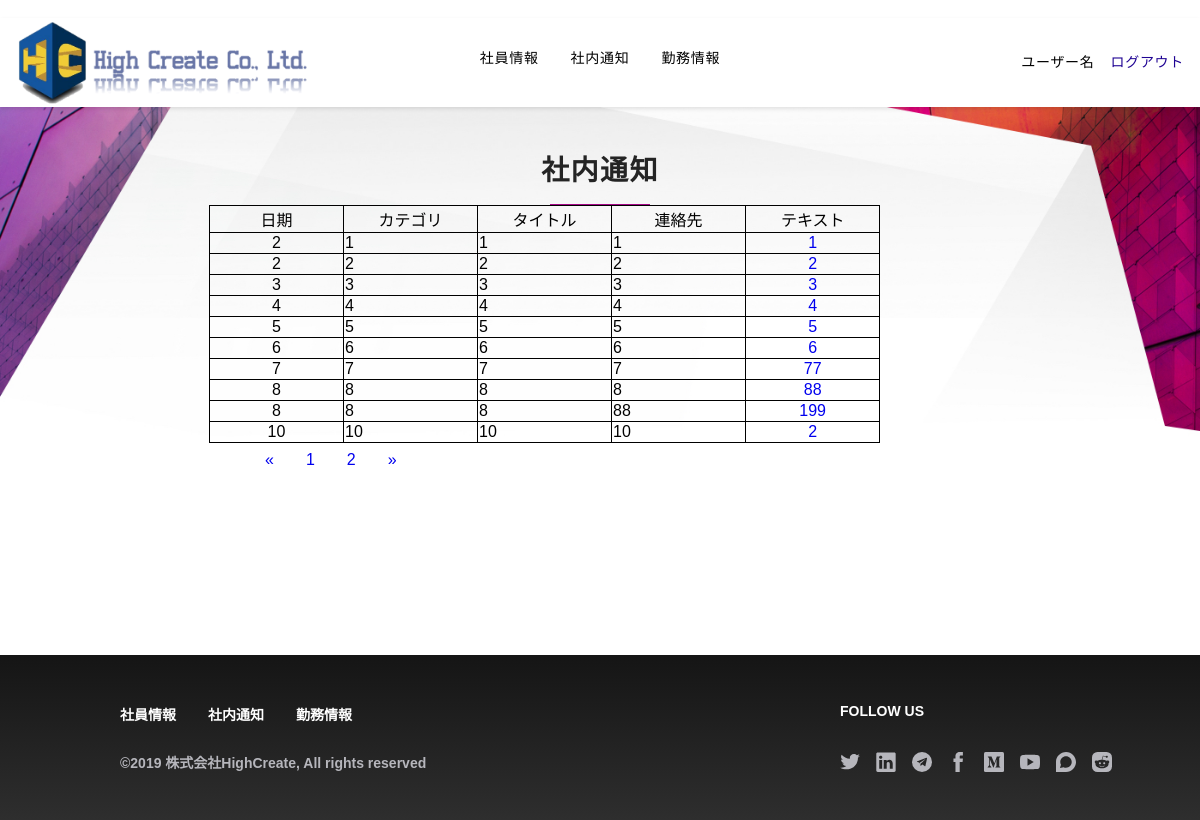
Page /notice/ (signed in) on the committed database.
### homepage/models.py (models this page shows)
class noticeInfo(models.Model):
    userId = models.CharField(primary_key=True, max_length=20, verbose_name='userId')
    userName = models.CharField(blank=True, max_length=100, verbose_name='userName')
    userData = models.CharField(blank=True, max_length=100, verbose_name='userData')
    userCategory = models.CharField(blank=True, max_length=100, verbose_name='userCategory')
    userTitle = models.CharField(blank=True, max_length=100, verbose_name='userTitle')
    userContact = models.CharField(blank=True, max_length=100, verbose_name='userContact')
    userText = models.CharField(blank=True, max_length=200, verbose_name='userText')
    class Meta:
        managed = False
        db_table = 'noticeInfo'

### homepage/officeviews.py (the view)
# urls.py: path('notice/', officeviews.notice, name='notice'),
def notice(request):
    page = request.GET.get('page')
    if page:
        page = int(page)
    else:
        page = 1
    settings_name = request.session.get('userName')
    detail_info = models.noticeInfo.objects.filter(userName=settings_name)
    authority = models.userInfo.objects.get(userName=settings_name).Authority
    if authority == 1:
        detail_info = models.noticeInfo.objects.all()
        paginator = Paginator(detail_info, 10)
        page_num = paginator.num_pages
        page_article_list = paginator.page(page)
        if page_article_list.has_next():
            next_page = page + 1
        else:
            next_page = page
        if page_article_list.has_previous():
            previous_page = page - 1
        else:
            previous_page = page
        return render(request, 'notice.html',
                      {
                          'detail_info': page_article_list,
                          'page_num': range(1, page_num + 1),
                          'curr_page': page,
                          'next_page': next_page,
                          'previous_page': previous_page
                      }
                      )
    else:
        detail_info = models.noticeInfo.objects.all()
        paginator = Paginator(detail_info, 10)
        page_num = paginator.num_pages
        page_article_list = paginator.page(page)
        if page_article_list.has_next():
            next_page = page + 1
        else:
            next_page = page
        if page_article_list.has_previous():
            previous_page = page - 1
        else:
            previous_page = page
        return render(request, 'notices.html',
                      {
                          'detail_info': page_article_list,
                          'page_num': range(1, page_num + 1),
                          'curr_page': page,
                          'next_page': next_page,
                          'previous_page': previous_page
                      }
                      )

### templates/notices.html (shortened to what this page needs)
{% extends 'officebase.html' %} {% block title %}社内通知 | HighCreate{% endblock %} {% block content %}
    <div class="p-3 bg-center bg-top bg-white mx-auto relative xl:p-0 PageWrap__ContentContainer-kkdcvd-0 dzVwN"
         id="site-content" ng-controller="ScrollController" data-ng-init="init('{{ jumpflag }}')">
        <div classnames="">
            <div class="Mantel__Container-sc-90mahe-0 loqmwV">
                <header>
                    <h1 class=" font-sans text-charcoal tracking-wide uppercase text-center pb-2 font-black uppercase md:text-3xl text-3xl">
                        社内通知</h1>
                    <div class=" h-px bg-magenta mx-auto" style="width: 100px;">
                    </div>
                </header>
            </div>
            <div class="Technology__SectionContainer-sc-1uzfb71-0 dnLgNL">
                <table class="table table-bordered ">
                    <tr class="text-center">
                        <td>日期</td>
                        <td>カテゴリ</td>
                        <td>タイトル</td>
                        <td>連絡先</td>
                        <td>テキスト</td>
                    </tr>
                    {% for detail_info in detail_info %}
                        <tr>
                            <td class="text-center">{{ detail_info.userData }}</td>
                            <td>{{ detail_info.userCategory }}</td>
                            <td>{{ detail_info.userTitle }}</td>
                            <td>{{ detail_info.userContact }}</td>
                            <td class="text-center">
                                <a class="btn btn-default btn-xs"
                                   href="/notices/{{ detail_info.userId }}">{{ detail_info.userText }}</a>
                            </td>
                        </tr>
                    {% endfor %}
                </table>
                <div class="boby-footer">
                    <div class="col-md-5 col-md-offset-5">
                        <nav aria-label="Page navigation">
                            <ul class="pagination">
                                <li>
                                    <a href="?page={{ previous_page }}" aria-label="Previous">
                                        <span aria-hidden="true">&laquo;</span>
                                    </a>
                                </li>
                                {% for num in page_num %}
                                    <li><a href="?page={{ num }}">{{ num }}</a></li>
                                {% endfor %}
                                <li>
                                    <a href="?page={{ next_page }}" aria-label="Next">
                                        <span aria-hidden="true">&raquo;</span>
                                    </a>
                                </li>
                            </ul>
                        </nav>
                    </div>
                </div>
            </div>
        </div>
    </div>
{% endblock %}

### homepage/static/css/index_sub.css (style rules this page uses)
.loqmwV { padding-top: 20%; overflow: hidden; margin: -1.5rem -1.5rem 0px; }
@media (min-width: 576px) { .loqmwV { padding-top: 9%; } }
@media (min-width: 992px) { .loqmwV { padding-top: 1%; padding-top: 5rem; } }
@media (min-width:1200px) { .loqmwV { padding-top: 4%; margin: 0; } }
@media (min-width: 321px) { .dzVwN { background: url(../pic/economic_policy-mobile-2x.jpg) center top / 100% no-repeat; } }
@media (min-width: 992px) { .dzVwN { background: url(../pic/economic_policy-desktop.jpg) center top / 100% no-repeat; } }
@media (min-width: 992px) { .dzVwN { min-height: 460px; } }
.dnLgNL { padding-left: 1rem; padding-right: 1rem; margin-left: auto; margin-right: auto; max-width: 50.875rem; }

### homepage/static/css/contact_main.css (style rules this page uses)
body { margin: 0 }

### templates/notices.html (style rules this page uses)
table { border-collapse: collapse; }
table, td, th { border: 1px solid black; }
li { list-style: none; float: left; padding: 8px 16px; text-decoration: none; }
a { text-decoration: none; }
td { width: 10%; }

### rows in the picture
noticeInfo: userData "2", userCategory "1", userTitle "1", userContact "1", userText "1"
noticeInfo: userData "2", userCategory "2", userTitle "2", userContact "2", userText "2"
noticeInfo: userData "3", userCategory "3", userTitle "3", userContact "3", userText "3"
noticeInfo: userData "4", userCategory "4", userTitle "4", userContact "4", userText "4"
noticeInfo: userData "5", userCategory "5", userTitle "5", userContact "5", userText "5"
noticeInfo: userData "6", userCategory "6", userTitle "6", userContact "6", userText "6"
noticeInfo: userData "7", userCategory "7", userTitle "7", userContact "7", userText "77"
noticeInfo: userData "8", userCategory "8", userTitle "8", userContact "8", userText "88"
noticeInfo: userData "8", userCategory "8", userTitle "8", userContact "88", userText "199"
noticeInfo: userData "10", userCategory "10", userTitle "10", userContact "10", userText "2"

### other values in the picture
{{ num }} "1" "2"
